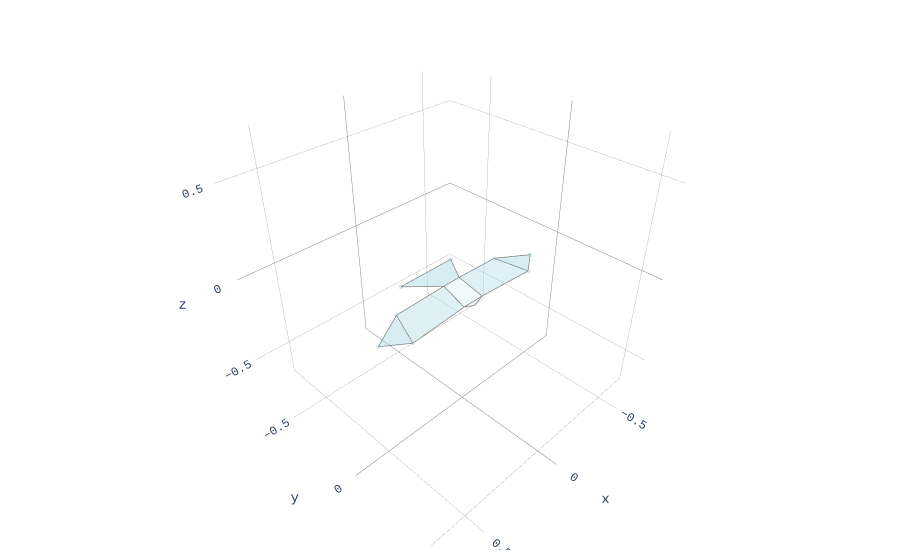

Notebook code for this chart:
### Markdown cell above
### Use max wingspan frame as reference

Rather than using the mean shape (which has partially folded wings), we select a frame with maximum wingspan as the reference hawk shape. This provides a better starting point for cross-species transformation since the cadaver measurements are taken at maximum extension.

### Code cell
# Find a frame with maximum wingspan (wingtip x >= 0.5m, mid-flight)
mask = (unilateral_data[:, 0, 0] >= 0.5)
mask &= (unilateral_frame_info_df['HorzDistance'] < -2)
mask &= (unilateral_frame_info_df['HorzDistance'] > -2.2)

print(f"Frames with max wingspan in mid-flight: {mask.sum()}")

# Use first matching frame as reference shape
hawk_max_wingspan = unilateral_data[mask][0].reshape(1, -1, 3)
hawk3d.update_keypoints(hawk_max_wingspan)

plot_plotly(hawk3d)

### Figure 1 — Plotly figure (JSON) as saved in the notebook; plotly's stock layout.template omitted (floating-point values rounded to 4 significant figures)
{"data": [{"color": "lightblue", "hoverinfo": "none", "opacity": 0.5, "type": "mesh3d", "x": [-0.5011, -0.3821, -0.3233], "y": [-0.01507, 0.06993, -0.1012], "z": [-0.05525, -0.05629, -0.03468]}, {"hoverinfo": "name", "line": {"color": "grey", "width": 1.5}, "mode": "lines", "name": "left_handwing lightblue", "type": "scatter3d", "x": [-0.5011, -0.3821, -0.3233, -0.5011], "y": [-0.01507, 0.06993, -0.1012, -0.01507], "z": [-0.05525, -0.05629, -0.03468, -0.05525]}, {"color": "lightblue", "hoverinfo": "none", "opacity": 0.5, "type": "mesh3d", "x": [0.5011, 0.3821, 0.3233], "y": [-0.01507, 0.06993, -0.1012], "z": [-0.05525, -0.05629, -0.03468]}, {"hoverinfo": "name", "line": {"color": "grey", "width": 1.5}, "mode": "lines", "name": "right_handwing lightblue", "type": "scatter3d", "x": [0.5011, 0.3821, 0.3233, 0.5011], "y": [-0.01507, 0.06993, -0.1012, -0.01507], "z": [-0.05525, -0.05629, -0.03468, -0.05525]}, {"color": "lightblue", "hoverinfo": "none", "opacity": 0.4, "type": "mesh3d", "x": [-0.3821, -0.3233, -0.05, -0.06], "y": [0.06993, -0.1012, -0.08, 0.06], "z": [-0.05629, -0.03468, -0.005, -0.045]}, {"hoverinfo": "name", "line": {"color": "grey", "width": 1.5}, "mode": "lines", "name": "left_armwing lightblue", "type": "scatter3d", "x": [-0.3821, -0.3233, -0.05, -0.06, -0.3821], "y": [0.06993, -0.1012, -0.08, 0.06, 0.06993], "z": [-0.05629, -0.03468, -0.005, -0.045, -0.05629]}, {"color": "lightblue", "hoverinfo": "none", "opacity": 0.4, "type": "mesh3d", "x": [0.3821, 0.3233, 0.05, 0.06], "y": [0.06993, -0.1012, -0.08, 0.06], "z": [-0.05629, -0.03468, -0.005, -0.045]}, {"hoverinfo": "name", "line": {"color": "grey", "width": 1.5}, "mode": "lines", "name": "right_armwing lightblue", "type": "scatter3d", "x": [0.3821, 0.3233, 0.05, 0.06, 0.3821], "y": [0.06993, -0.1012, -0.08, 0.06, 0.06993], "z": [-0.05629, -0.03468, -0.005, -0.045, -0.05629]}, {"color": "lightblue", "hoverinfo": "none", "opacity": 0.2, "type": "mesh3d", "x": [0.06, -0.06, -0.05, 0.05], "y": [0.06, 0.06, -0.08, -0.08], "z": [-0.045, -0.045, -0.005, -0.005]}, {"hoverinfo": "name", "line": {"color": "grey", "width": 1.5}, "mode": "lines", "name": "body lightblue", "type": "scatter3d", "x": [0.06, -0.06, -0.05, 0.05, 0.06], "y": [0.06, 0.06, -0.08, -0.08, 0.06], "z": [-0.045, -0.045, -0.005, -0.005, -0.045]}, {"color": "lightblue", "hoverinfo": "none", "opacity": 0.2, "type": "mesh3d", "x": [0.06, 3.743e-05, -0.06], "y": [0.06, 0.0705, 0.06], "z": [-0.045, -0.0617, -0.045]}, {"hoverinfo": "name", "line": {"color": "grey", "width": 1.5}, "mode": "lines", "name": "head lightblue", "type": "scatter3d", "x": [0.06, 3.743e-05, -0.06, 0.06], "y": [0.06, 0.0705, 0.06, 0.06], "z": [-0.045, -0.0617, -0.045, -0.045]}, {"color": "lightblue", "hoverinfo": "none", "opacity": 0.5, "type": "mesh3d", "x": [0.1657, -0.1657, -0.05, 0.05], "y": [-0.2508, -0.2508, -0.08, -0.08], "z": [-0.03678, -0.03678, -0.005, -0.005]}, {"hoverinfo": "name", "line": {"color": "grey", "width": 1.5}, "mode": "lines", "name": "tail lightblue", "type": "scatter3d", "x": [0.1657, -0.1657, -0.05, 0.05, 0.1657], "y": [-0.2508, -0.2508, -0.08, -0.08, -0.2508], "z": [-0.03678, -0.03678, -0.005, -0.005, -0.03678]}, {"hoverinfo": "none", "marker": {"color": "lightblue", "opacity": 0.5, "size": 2.5}, "mode": "markers", "type": "scatter3d", "x": [-0.5011, 0.5011, -0.3821, 0.3821, -0.3233, 0.3233, -0.1657, 0.1657], "y": [-0.01507, -0.01507, 0.06993, 0.06993, -0.1012, -0.1012, -0.2508, -0.2508], "z": [-0.05525, -0.05525, -0.05629, -0.05629, -0.03468, -0.03468, -0.03678, -0.03678]}], "layout": {"font": {"family": "Andale Mono, Courier New, sans-serif"}, "margin": {"b": 10, "l": 10, "r": 10, "t": 10}, "scene": {"aspectmode": "cube", "aspectratio": {"x": 1, "y": 1, "z": 1}, "xaxis": {"backgroundcolor": "white", "dtick": 0.5, "gridcolor": "grey", "gridwidth": 0.5, "range": [-0.7016, 0.7016], "showbackground": true, "tick0": 0, "zerolinecolor": "grey"}, "yaxis": {"backgroundcolor": "white", "dtick": 0.5, "gridcolor": "grey", "gridwidth": 0.5, "range": [-0.7917, 0.6114], "showbackground": true, "tick0": 0, "zerolinecolor": "grey"}, "zaxis": {"backgroundcolor": "white", "dtick": 0.5, "gridcolor": "grey", "gridwidth": 0.5, "range": [-0.7016, 0.7016], "showbackground": true, "tick0": 0, "zerolinecolor": "grey"}}, "showlegend": false}}
